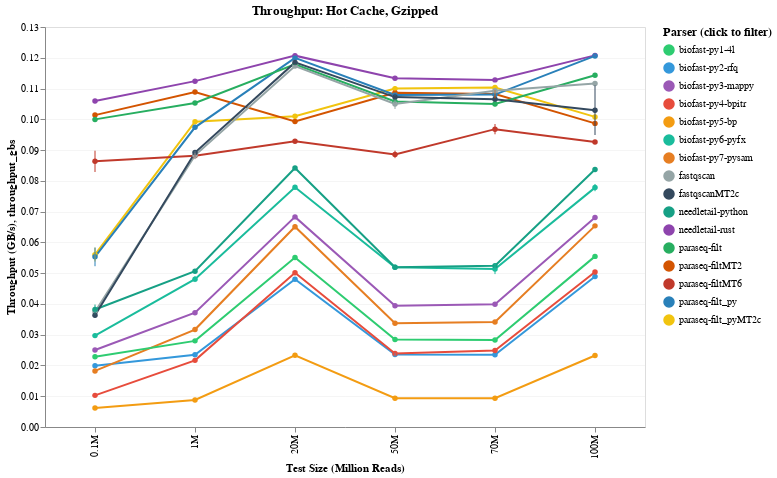

Notebook code cell kept with this figure:
### Code cell
# Plot throughput for hot cache, gzipped files
chart = plot_throughput(all_data, available_results, cache_type='hot', file_format='gz')
if chart:
    display(chart)
else:
    print("Not enough data for hot cache gzipped throughput analysis")

### Figure 1 — Vega-Lite specification as saved in the notebook (floating-point values rounded to 4 significant figures)
{"config": {"view": {"continuousWidth": 300, "continuousHeight": 300}, "axis": {"gridOpacity": 0.3}, "legend": {"labelFontSize": 10, "orient": "right", "titleFontSize": 12}}, "layer": [{"mark": {"type": "line", "point": true, "strokeWidth": 2}, "encoding": {"color": {"field": "command", "legend": {"title": "Parser (click to filter)"}, "scale": {"domain": ["biofast-py1-4l", "biofast-py2-rfq", "biofast-py3-mappy", "biofast-py4-bpitr", "biofast-py5-bp", "biofast-py6-pyfx", "biofast-py7-pysam", "fastqscan", "fastqscanMT2c", "needletail-python", "needletail-rust", "paraseq-filt", "paraseq-filtMT2", "paraseq-filtMT6", "paraseq-filt_py", "paraseq-filt_pyMT2c"], "range": ["#2ecc71", "#3498db", "#9b59b6", "#e74c3c", "#f39c12", "#1abc9c", "#e67e22", "#95a5a6", "#34495e", "#16a085", "#8e44ad", "#27ae60", "#d35400", "#c0392b", "#2980b9", "#f1c40f"]}, "type": "nominal"}, "opacity": {"condition": {"param": "throughput_sel", "value": 1}, "value": 0.2}, "tooltip": [{"field": "command", "title": "Parser", "type": "nominal"}, {"field": "size_display", "title": "Test Size", "type": "nominal"}, {"field": "throughput_gbs", "format": ".3f", "title": "Throughput (GB/s)", "type": "quantitative"}, {"field": "throughput_stddev", "format": ".4f", "title": "Std Dev", "type": "quantitative"}, {"field": "file_size_mb", "format": ".1f", "title": "File Size (MB)", "type": "quantitative"}, {"field": "mean_time", "format": ".3f", "title": "Mean Time (s)", "type": "quantitative"}], "x": {"field": "size_display", "sort": ["0.1M", "1M", "20M", "50M", "70M", "100M"], "title": "Test Size (Million Reads)", "type": "nominal"}, "y": {"field": "throughput_gbs", "title": "Throughput (GB/s)", "type": "quantitative"}}, "name": "view_04b5735763685f43_0"}, {"mark": {"type": "errorbar", "extent": "stdev"}, "encoding": {"color": {"field": "command", "legend": {"title": "Parser (click to filter)"}, "scale": {"domain": ["biofast-py1-4l", "biofast-py2-rfq", "biofast-py3-mappy", "biofast-py4-bpitr", "biofast-py5-bp", "biofast-py6-pyfx", "biofast-py7-pysam", "fastqscan", "fastqscanMT2c", "needletail-python", "needletail-rust", "paraseq-filt", "paraseq-filtMT2", "paraseq-filtMT6", "paraseq-filt_py", "paraseq-filt_pyMT2c"], "range": ["#2ecc71", "#3498db", "#9b59b6", "#e74c3c", "#f39c12", "#1abc9c", "#e67e22", "#95a5a6", "#34495e", "#16a085", "#8e44ad", "#27ae60", "#d35400", "#c0392b", "#2980b9", "#f1c40f"]}, "type": "nominal"}, "opacity": {"condition": {"param": "throughput_sel", "value": 1}, "value": 0.2}, "x": {"field": "size_display", "sort": ["0.1M", "1M", "20M", "50M", "70M", "100M"], "title": "Test Size (Million Reads)", "type": "nominal"}, "y": {"field": "throughput_gbs", "type": "quantitative"}, "yError": {"field": "throughput_stddev"}}}], "data": {"name": "data-143752b2151cffd5471d84bad06f32f2"}, "height": 400, "params": [{"name": "throughput_sel", "select": {"type": "point", "fields": ["command"]}, "bind": "legend", "views": ["view_04b5735763685f43_0"]}], "title": "Throughput: Hot Cache, Gzipped", "width": 600, "$schema": "https://vega.github.io/schema/vega-lite/v6.1.0.json", "datasets": {"data-143752b2151cffd5471d84bad06f32f2": [{"size_value": 0.1, "size_display": "0.1M", "command": "biofast-py2-rfq", "throughput_gbs": 0.01991, "throughput_stddev": 0.0004169, "file_size_mb": 10.56, "mean_time": 0.518}, {"size_value": 0.1, "size_display": "0.1M", "command": "paraseq-filt_pyMT2c", "throughput_gbs": 0.05602, "throughput_stddev": 0.00225, "file_size_mb": 10.56, "mean_time": 0.1841}, {"size_value": 0.1, "size_display": "0.1M", "command": "paraseq-filtMT2", "throughput_gbs": 0.1014, "throughput_stddev": 0.000556, "file_size_mb": 10.56, "mean_time": 0.1018}, {"size_value": 0.1, "size_display": "0.1M", "command": "needletail-rust", "throughput_gbs": 0.1059, "throughput_stddev": 0.0006544, "file_size_mb": 10.56, "mean_time": 0.09739}, {"size_value": 0.1, "size_display": "0.1M", "command": "paraseq-filtMT6", "throughput_gbs": 0.08634, "throughput_stddev": 0.003459, "file_size_mb": 10.56, "mean_time": 0.1195}, {"size_value": 0.1, "size_display": "0.1M", "command": "biofast-py3-mappy", "throughput_gbs": 0.02503, "throughput_stddev": 0.0006199, "file_size_mb": 10.56, "mean_time": 0.4122}, {"size_value": 0.1, "size_display": "0.1M", "command": "biofast-py7-pysam", "throughput_gbs": 0.01822, "throughput_stddev": 0.0004916, "file_size_mb": 10.56, "mean_time": 0.566}, {"size_value": 0.1, "size_display": "0.1M", "command": "biofast-py1-4l", "throughput_gbs": 0.02283, "throughput_stddev": 0.0006467, "file_size_mb": 10.56, "mean_time": 0.4519}, {"size_value": 0.1, "size_display": "0.1M", "command": "biofast-py6-pyfx", "throughput_gbs": 0.0297, "throughput_stddev": 0.0006372, "file_size_mb": 10.56, "mean_time": 0.3474}, {"size_value": 0.1, "size_display": "0.1M", "command": "paraseq-filt_py", "throughput_gbs": 0.0553, "throughput_stddev": 0.00304, "file_size_mb": 10.56, "mean_time": 0.1865}, {"size_value": 0.1, "size_display": "0.1M", "command": "paraseq-filt", "throughput_gbs": 0.09997, "throughput_stddev": 0.0003823, "file_size_mb": 10.56, "mean_time": 0.1032}, {"size_value": 0.1, "size_display": "0.1M", "command": "biofast-py4-bpitr", "throughput_gbs": 0.01028, "throughput_stddev": 0.0002155, "file_size_mb": 10.56, "mean_time": 1.004}, {"size_value": 0.1, "size_display": "0.1M", "command": "fastqscan", "throughput_gbs": 0.03744, "throughput_stddev": 0.0003887, "file_size_mb": 10.56, "mean_time": 0.2755}, {"size_value": 0.1, "size_display": "0.1M", "command": "needletail-python", "throughput_gbs": 0.03818, "throughput_stddev": 0.001623, "file_size_mb": 10.56, "mean_time": 0.2702}, {"size_value": 0.1, "size_display": "0.1M", "command": "fastqscanMT2c", "throughput_gbs": 0.03635, "throughput_stddev": 0.0008082, "file_size_mb": 10.56, "mean_time": 0.2838}, {"size_value": 0.1, "size_display": "0.1M", "command": "biofast-py5-bp", "throughput_gbs": 0.006172, "throughput_stddev": 1.085e-05, "file_size_mb": 10.56, "mean_time": 1.671}, {"size_value": 100.0, "size_display": "100M", "command": "biofast-py2-rfq", "throughput_gbs": 0.04889, "throughput_stddev": 0.0002938, "file_size_mb": 15480.0, "mean_time": 309.2}, {"size_value": 100.0, "size_display": "100M", "command": "paraseq-filt_pyMT2c", "throughput_gbs": 0.1008, "throughput_stddev": 0.0001109, "file_size_mb": 15480.0, "mean_time": 150.0}, {"size_value": 100.0, "size_display": "100M", "command": "paraseq-filtMT2", "throughput_gbs": 0.09867, "throughput_stddev": 0.0003581, "file_size_mb": 15480.0, "mean_time": 153.2}, {"size_value": 100.0, "size_display": "100M", "command": "needletail-rust", "throughput_gbs": 0.1208, "throughput_stddev": 0.0002134, "file_size_mb": 15480.0, "mean_time": 125.2}, {"size_value": 100.0, "size_display": "100M", "command": "paraseq-filtMT6", "throughput_gbs": 0.0926, "throughput_stddev": 0.000477, "file_size_mb": 15480.0, "mean_time": 163.2}, {"size_value": 100.0, "size_display": "100M", "command": "biofast-py3-mappy", "throughput_gbs": 0.06808, "throughput_stddev": 0.0005603, "file_size_mb": 15480.0, "mean_time": 222.0}, {"size_value": 100.0, "size_display": "100M", "command": "biofast-py7-pysam", "throughput_gbs": 0.06537, "throughput_stddev": 0.0003074, "file_size_mb": 15480.0, "mean_time": 231.3}, {"size_value": 100.0, "size_display": "100M", "command": "biofast-py1-4l", "throughput_gbs": 0.05545, "throughput_stddev": 4.51e-05, "file_size_mb": 15480.0, "mean_time": 272.6}, {"size_value": 100.0, "size_display": "100M", "command": "biofast-py6-pyfx", "throughput_gbs": 0.0778, "throughput_stddev": 0.001175, "file_size_mb": 15480.0, "mean_time": 194.3}, {"size_value": 100.0, "size_display": "100M", "command": "paraseq-filt_py", "throughput_gbs": 0.1206, "throughput_stddev": 6.063e-05, "file_size_mb": 15480.0, "mean_time": 125.3}, {"size_value": 100.0, "size_display": "100M", "command": "paraseq-filt", "throughput_gbs": 0.1143, "throughput_stddev": 0.0004411, "file_size_mb": 15480.0, "mean_time": 132.3}, {"size_value": 100.0, "size_display": "100M", "command": "biofast-py4-bpitr", "throughput_gbs": 0.05036, "throughput_stddev": 0.0001953, "file_size_mb": 15480.0, "mean_time": 300.2}, {"size_value": 100.0, "size_display": "100M", "command": "fastqscan", "throughput_gbs": 0.1117, "throughput_stddev": 0.0002568, "file_size_mb": 15480.0, "mean_time": 135.4}, {"size_value": 100.0, "size_display": "100M", "command": "needletail-python", "throughput_gbs": 0.08367, "throughput_stddev": 0.0008013, "file_size_mb": 15480.0, "mean_time": 180.7}, {"size_value": 100.0, "size_display": "100M", "command": "fastqscanMT2c", "throughput_gbs": 0.103, "throughput_stddev": 0.008056, "file_size_mb": 15480.0, "mean_time": 146.8}, {"size_value": 100.0, "size_display": "100M", "command": "biofast-py5-bp", "throughput_gbs": 0.02323, "throughput_stddev": 9.369e-05, "file_size_mb": 15480.0, "mean_time": 650.6}, {"size_value": 1.0, "size_display": "1M", "command": "biofast-py2-rfq", "throughput_gbs": 0.0235, "throughput_stddev": 0.0004001, "file_size_mb": 105.6, "mean_time": 4.39}, {"size_value": 1.0, "size_display": "1M", "command": "paraseq-filt_pyMT2c", "throughput_gbs": 0.0992, "throughput_stddev": 9.04e-05, "file_size_mb": 105.6, "mean_time": 1.04}, {"size_value": 1.0, "size_display": "1M", "command": "paraseq-filtMT2", "throughput_gbs": 0.1088, "throughput_stddev": 0.0002028, "file_size_mb": 105.6, "mean_time": 0.9478}, {"size_value": 1.0, "size_display": "1M", "command": "needletail-rust", "throughput_gbs": 0.1124, "throughput_stddev": 0.0002534, "file_size_mb": 105.6, "mean_time": 0.9178}, {"size_value": 1.0, "size_display": "1M", "command": "paraseq-filtMT6", "throughput_gbs": 0.08817, "throughput_stddev": 0.0004006, "file_size_mb": 105.6, "mean_time": 1.17}, {"size_value": 1.0, "size_display": "1M", "command": "biofast-py3-mappy", "throughput_gbs": 0.03714, "throughput_stddev": 0.0003124, "file_size_mb": 105.6, "mean_time": 2.778}, {"size_value": 1.0, "size_display": "1M", "command": "biofast-py7-pysam", "throughput_gbs": 0.03167, "throughput_stddev": 0.0004145, "file_size_mb": 105.6, "mean_time": 3.258}, {"size_value": 1.0, "size_display": "1M", "command": "biofast-py1-4l", "throughput_gbs": 0.02799, "throughput_stddev": 0.0002569, "file_size_mb": 105.6, "mean_time": 3.685}, {"size_value": 1.0, "size_display": "1M", "command": "biofast-py6-pyfx", "throughput_gbs": 0.04806, "throughput_stddev": 0.0009578, "file_size_mb": 105.6, "mean_time": 2.147}, {"size_value": 1.0, "size_display": "1M", "command": "paraseq-filt_py", "throughput_gbs": 0.0974, "throughput_stddev": 0.0002591, "file_size_mb": 105.6, "mean_time": 1.059}, {"size_value": 1.0, "size_display": "1M", "command": "paraseq-filt", "throughput_gbs": 0.1053, "throughput_stddev": 0.0004684, "file_size_mb": 105.6, "mean_time": 0.9798}, {"size_value": 1.0, "size_display": "1M", "command": "biofast-py4-bpitr", "throughput_gbs": 0.02166, "throughput_stddev": 0.0001539, "file_size_mb": 105.6, "mean_time": 4.764}, {"size_value": 1.0, "size_display": "1M", "command": "fastqscan", "throughput_gbs": 0.08828, "throughput_stddev": 0.001249, "file_size_mb": 105.6, "mean_time": 1.169}, {"size_value": 1.0, "size_display": "1M", "command": "needletail-python", "throughput_gbs": 0.05063, "throughput_stddev": 0.0001362, "file_size_mb": 105.6, "mean_time": 2.038}, {"size_value": 1.0, "size_display": "1M", "command": "fastqscanMT2c", "throughput_gbs": 0.08919, "throughput_stddev": 0.0001608, "file_size_mb": 105.6, "mean_time": 1.157}, {"size_value": 1.0, "size_display": "1M", "command": "biofast-py5-bp", "throughput_gbs": 0.008781, "throughput_stddev": 1.776e-05, "file_size_mb": 105.6, "mean_time": 11.75}, {"size_value": 20.0, "size_display": "20M", "command": "biofast-py2-rfq", "throughput_gbs": 0.04804, "throughput_stddev": 0.0003716, "file_size_mb": 3096.0, "mean_time": 62.94}, {"size_value": 20.0, "size_display": "20M", "command": "paraseq-filt_pyMT2c", "throughput_gbs": 0.101, "throughput_stddev": 0.0001346, "file_size_mb": 3096.0, "mean_time": 29.94}, {"size_value": 20.0, "size_display": "20M", "command": "paraseq-filtMT2", "throughput_gbs": 0.09932, "throughput_stddev": 2.292e-05, "file_size_mb": 3096.0, "mean_time": 30.44}, {"size_value": 20.0, "size_display": "20M", "command": "needletail-rust", "throughput_gbs": 0.1207, "throughput_stddev": 0.0001174, "file_size_mb": 3096.0, "mean_time": 25.05}, {"size_value": 20.0, "size_display": "20M", "command": "paraseq-filtMT6", "throughput_gbs": 0.09284, "throughput_stddev": 1.621e-05, "file_size_mb": 3096.0, "mean_time": 32.57}, {"size_value": 20.0, "size_display": "20M", "command": "biofast-py3-mappy", "throughput_gbs": 0.06829, "throughput_stddev": 0.0002116, "file_size_mb": 3096.0, "mean_time": 44.27}, {"size_value": 20.0, "size_display": "20M", "command": "biofast-py7-pysam", "throughput_gbs": 0.06509, "throughput_stddev": 0.0008343, "file_size_mb": 3096.0, "mean_time": 46.45}, {"size_value": 20.0, "size_display": "20M", "command": "biofast-py1-4l", "throughput_gbs": 0.0551, "throughput_stddev": 6.258e-05, "file_size_mb": 3096.0, "mean_time": 54.87}, {"size_value": 20.0, "size_display": "20M", "command": "biofast-py6-pyfx", "throughput_gbs": 0.07793, "throughput_stddev": 8.572e-05, "file_size_mb": 3096.0, "mean_time": 38.8}, {"size_value": 20.0, "size_display": "20M", "command": "paraseq-filt_py", "throughput_gbs": 0.12, "throughput_stddev": 0.0004496, "file_size_mb": 3096.0, "mean_time": 25.2}, {"size_value": 20.0, "size_display": "20M", "command": "paraseq-filt", "throughput_gbs": 0.1178, "throughput_stddev": 0.0001323, "file_size_mb": 3096.0, "mean_time": 25.66}, {"size_value": 20.0, "size_display": "20M", "command": "biofast-py4-bpitr", "throughput_gbs": 0.05015, "throughput_stddev": 0.0002263, "file_size_mb": 3096.0, "mean_time": 60.29}, {"size_value": 20.0, "size_display": "20M", "command": "fastqscan", "throughput_gbs": 0.1173, "throughput_stddev": 5.167e-05, "file_size_mb": 3096.0, "mean_time": 25.78}, {"size_value": 20.0, "size_display": "20M", "command": "needletail-python", "throughput_gbs": 0.08418, "throughput_stddev": 0.0001997, "file_size_mb": 3096.0, "mean_time": 35.92}, {"size_value": 20.0, "size_display": "20M", "command": "fastqscanMT2c", "throughput_gbs": 0.1185, "throughput_stddev": 0.0004787, "file_size_mb": 3096.0, "mean_time": 25.51}, {"size_value": 20.0, "size_display": "20M", "command": "biofast-py5-bp", "throughput_gbs": 0.0233, "throughput_stddev": 2.484e-05, "file_size_mb": 3096.0, "mean_time": 129.8}, {"size_value": 50.0, "size_display": "50M", "command": "biofast-py2-rfq", "throughput_gbs": 0.02358, "throughput_stddev": 0.0005105, "file_size_mb": 5283.0, "mean_time": 218.8}, {"size_value": 50.0, "size_display": "50M", "command": "paraseq-filt_pyMT2c", "throughput_gbs": 0.11, "throughput_stddev": 0.0008112, "file_size_mb": 5283.0, "mean_time": 46.91}, {"size_value": 50.0, "size_display": "50M", "command": "paraseq-filtMT2", "throughput_gbs": 0.1087, "throughput_stddev": 0.0001309, "file_size_mb": 5283.0, "mean_time": 47.48}, {"size_value": 50.0, "size_display": "50M", "command": "needletail-rust", "throughput_gbs": 0.1134, "throughput_stddev": 0.0001447, "file_size_mb": 5283.0, "mean_time": 45.51}, {"size_value": 50.0, "size_display": "50M", "command": "paraseq-filtMT6", "throughput_gbs": 0.0886, "throughput_stddev": 0.001216, "file_size_mb": 5283.0, "mean_time": 58.23}, {"size_value": 50.0, "size_display": "50M", "command": "biofast-py3-mappy", "throughput_gbs": 0.03944, "throughput_stddev": 0.0002896, "file_size_mb": 5283.0, "mean_time": 130.8}, {"size_value": 50.0, "size_display": "50M", "command": "biofast-py7-pysam", "throughput_gbs": 0.03375, "throughput_stddev": 0.0004158, "file_size_mb": 5283.0, "mean_time": 152.9}, {"size_value": 50.0, "size_display": "50M", "command": "biofast-py1-4l", "throughput_gbs": 0.0284, "throughput_stddev": 0.0001719, "file_size_mb": 5283.0, "mean_time": 181.7}, {"size_value": 50.0, "size_display": "50M", "command": "biofast-py6-pyfx", "throughput_gbs": 0.05192, "throughput_stddev": 4.656e-05, "file_size_mb": 5283.0, "mean_time": 99.36}, {"size_value": 50.0, "size_display": "50M", "command": "paraseq-filt_py", "throughput_gbs": 0.1079, "throughput_stddev": 0.0003144, "file_size_mb": 5283.0, "mean_time": 47.8}, {"size_value": 50.0, "size_display": "50M", "command": "paraseq-filt", "throughput_gbs": 0.1058, "throughput_stddev": 0.000425, "file_size_mb": 5283.0, "mean_time": 48.77}, {"size_value": 50.0, "size_display": "50M", "command": "biofast-py4-bpitr", "throughput_gbs": 0.02387, "throughput_stddev": 0.0003276, "file_size_mb": 5283.0, "mean_time": 216.1}, {"size_value": 50.0, "size_display": "50M", "command": "fastqscan", "throughput_gbs": 0.105, "throughput_stddev": 0.001647, "file_size_mb": 5283.0, "mean_time": 49.13}, {"size_value": 50.0, "size_display": "50M", "command": "needletail-python", "throughput_gbs": 0.05193, "throughput_stddev": 0.0004551, "file_size_mb": 5283.0, "mean_time": 99.35}, {"size_value": 50.0, "size_display": "50M", "command": "fastqscanMT2c", "throughput_gbs": 0.1072, "throughput_stddev": 0.001055, "file_size_mb": 5283.0, "mean_time": 48.12}, {"size_value": 50.0, "size_display": "50M", "command": "biofast-py5-bp", "throughput_gbs": 0.009369, "throughput_stddev": 3.596e-05, "file_size_mb": 5283.0, "mean_time": 550.7}, {"size_value": 70.0, "size_display": "70M", "command": "biofast-py2-rfq", "throughput_gbs": 0.02349, "throughput_stddev": 0.0002789, "file_size_mb": 7396.0, "mean_time": 307.4}, {"size_value": 70.0, "size_display": "70M", "command": "paraseq-filt_pyMT2c", "throughput_gbs": 0.1103, "throughput_stddev": 0.0001383, "file_size_mb": 7396.0, "mean_time": 65.48}, {"size_value": 70.0, "size_display": "70M", "command": "paraseq-filtMT2", "throughput_gbs": 0.1082, "throughput_stddev": 0.001356, "file_size_mb": 7396.0, "mean_time": 66.76}, {"size_value": 70.0, "size_display": "70M", "command": "needletail-rust", "throughput_gbs": 0.1128, "throughput_stddev": 0.0004884, "file_size_mb": 7396.0, "mean_time": 64.03}, {"size_value": 70.0, "size_display": "70M", "command": "paraseq-filtMT6", "throughput_gbs": 0.0968, "throughput_stddev": 0.00167, "file_size_mb": 7396.0, "mean_time": 74.62}, {"size_value": 70.0, "size_display": "70M", "command": "biofast-py3-mappy", "throughput_gbs": 0.03988, "throughput_stddev": 8.179e-05, "file_size_mb": 7396.0, "mean_time": 181.1}, {"size_value": 70.0, "size_display": "70M", "command": "biofast-py7-pysam", "throughput_gbs": 0.03412, "throughput_stddev": 0.0001292, "file_size_mb": 7396.0, "mean_time": 211.7}, {"size_value": 70.0, "size_display": "70M", "command": "biofast-py1-4l", "throughput_gbs": 0.02826, "throughput_stddev": 0.0005679, "file_size_mb": 7396.0, "mean_time": 255.6}, {"size_value": 70.0, "size_display": "70M", "command": "biofast-py6-pyfx", "throughput_gbs": 0.05133, "throughput_stddev": 0.00164, "file_size_mb": 7396.0, "mean_time": 140.7}, {"size_value": 70.0, "size_display": "70M", "command": "paraseq-filt_py", "throughput_gbs": 0.108, "throughput_stddev": 7.76e-05, "file_size_mb": 7396.0, "mean_time": 66.85}, {"size_value": 70.0, "size_display": "70M", "command": "paraseq-filt", "throughput_gbs": 0.105, "throughput_stddev": 0.0007617, "file_size_mb": 7396.0, "mean_time": 68.8}, {"size_value": 70.0, "size_display": "70M", "command": "biofast-py4-bpitr", "throughput_gbs": 0.02489, "throughput_stddev": 0.0002946, "file_size_mb": 7396.0, "mean_time": 290.2}, {"size_value": 70.0, "size_display": "70M", "command": "fastqscan", "throughput_gbs": 0.1093, "throughput_stddev": 0.0007987, "file_size_mb": 7396.0, "mean_time": 66.11}, {"size_value": 70.0, "size_display": "70M", "command": "needletail-python", "throughput_gbs": 0.0524, "throughput_stddev": 0.0002914, "file_size_mb": 7396.0, "mean_time": 137.8}, {"size_value": 70.0, "size_display": "70M", "command": "fastqscanMT2c", "throughput_gbs": 0.1065, "throughput_stddev": 0.0002116, "file_size_mb": 7396.0, "mean_time": 67.8}, {"size_value": 70.0, "size_display": "70M", "command": "biofast-py5-bp", "throughput_gbs": 0.009373, "throughput_stddev": 0.0001672, "file_size_mb": 7396.0, "mean_time": 770.6}]}}
